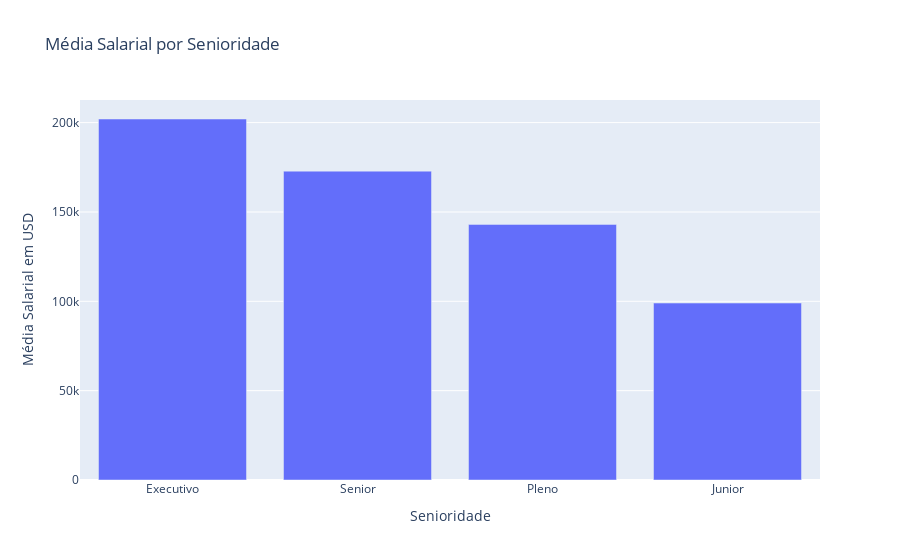

Source (notebook cell):
### Markdown cell above
**Gráfico interativo Plotly - Salário por senioridade:** Visualização interativa permite explorar os dados com hover, zoom e outras funcionalidades. A ordenação correta (Junior → Pleno → Senior → Executivo) facilita a compreensão da progressão de carreira e pode ser usada em relatórios executivos interativos.

### Code cell
senioridade_media_salario = df_limpo.groupby('senioridade')['usd'].mean().sort_values(ascending=False).reset_index()

fig = px.bar(senioridade_media_salario,
             x='senioridade',
             y='usd',
             title='Média Salarial por Senioridade',
             labels={'senioridade': 'Senioridade', 'usd': 'Média Salarial em USD'})
fig.show()

### Figure 1 — Plotly figure (JSON) as saved in the notebook; plotly's stock layout.template omitted (floating-point values rounded to 4 significant figures)
{"data": [{"alignmentgroup": "True", "hovertemplate": "Senioridade=%{x}<br>Média Salarial em USD=%{y}<extra></extra>", "legendgroup": "", "marker": {"color": "#636efa", "pattern": {"shape": ""}}, "name": "", "offsetgroup": "", "orientation": "v", "showlegend": false, "textposition": "auto", "type": "bar", "x": ["Executivo", "Senior", "Pleno", "Junior"], "xaxis": "x", "y": [202000.0, 172900.0, 143000.0, 99030.0], "yaxis": "y"}], "layout": {"barmode": "relative", "legend": {"tracegroupgap": 0}, "title": {"text": "Média Salarial por Senioridade"}, "xaxis": {"anchor": "y", "domain": [0, 1], "title": {"text": "Senioridade"}}, "yaxis": {"anchor": "x", "domain": [0, 1], "title": {"text": "Média Salarial em USD"}}}}
